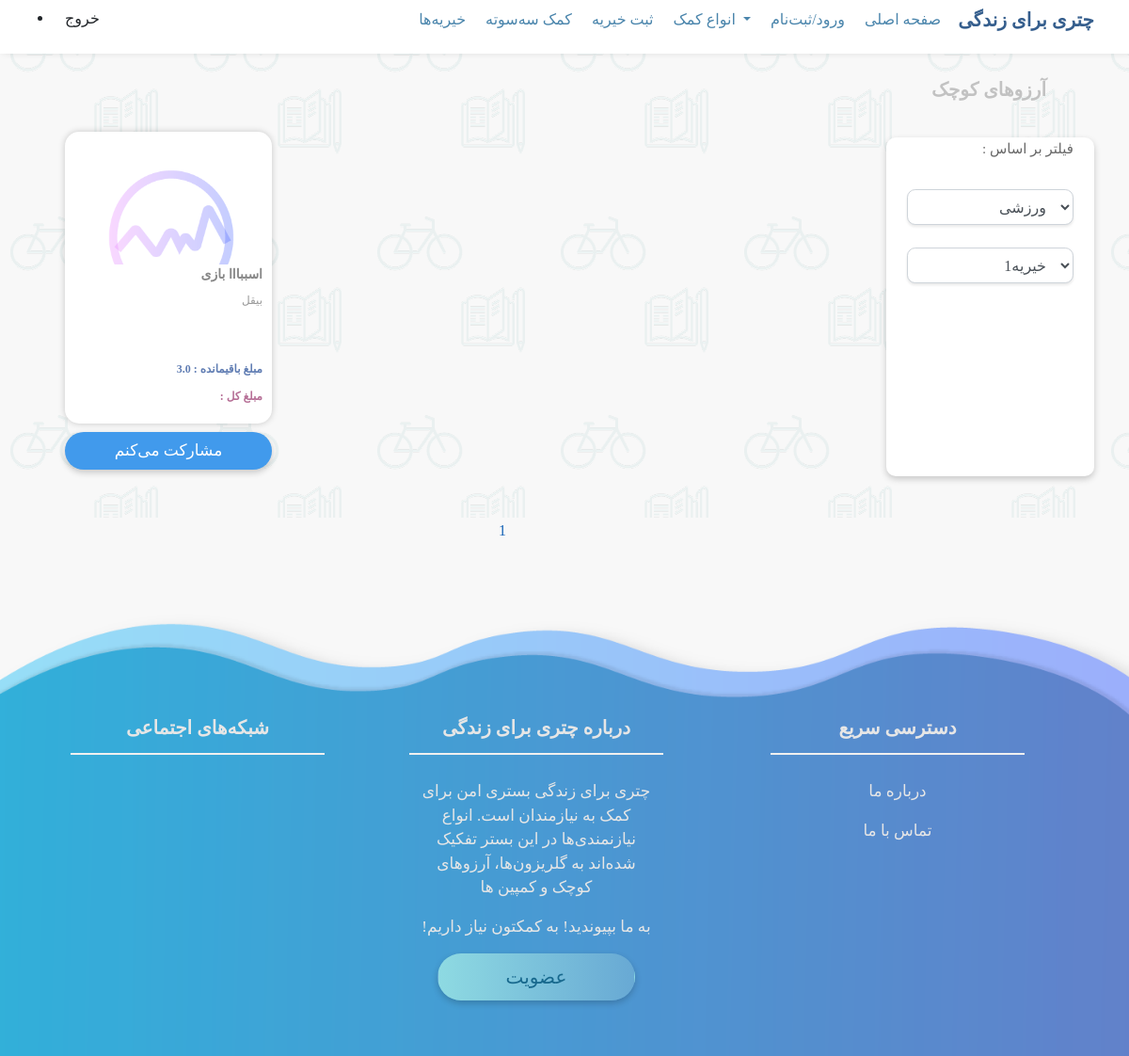
Screenshot of /charity/little_dream/ with the database file from the repository.
### charity/models.py (models this page shows, shortened)
class Project(models.Model):
    title = models.CharField(max_length=50)
    cost = models.FloatField()
    description = models.TextField()
    modir= models.ForeignKey(User, on_delete=models.CASCADE)
    projectType = models.ForeignKey(ProjectType, on_delete = models.CASCADE , default=1 )
    cration_date = models.DateField(auto_now_add=True)
    dastebandy_G=models.ForeignKey(Dastebanamdy_ch , null = True , on_delete=models.CASCADE , default="")
    dastebanamdy_LD = models.ForeignKey(Dastebanamdy_LD , null = True , on_delete=models.CASCADE , default="")
    campain_typ = models.ForeignKey(TypeCampain , null = True , on_delete=models.CASCADE , default="")
    charity = models.ForeignKey(Charity , on_delete=models.CASCADE , default="" )
    user= models.ManyToManyField(User,related_name='userPaid', through='participateProject')

### charity/views.py (the view)
def little_dream(request):
    golrizoons_list = Project.objects.filter(projectType=2)
    paginator = Paginator(golrizoons_list , 4)
    try :
        page = int(request.GET.get('page' , '1'))
    except :
        page = 1
    try :
        posts = paginator.page(page)
    except (EmptyPage , InvalidPage):
        posts = paginator.page(paginator.num_pages)
    return render (request , 'charity/little_dream.html' ,{'posts':posts} )

### charity/templates/charity/little_dream.html (shortened to what this page needs)
{% extends 'base.html' %}
{% block content %}
<div class="background_LD">
<div class="goli">
<div class="kadrcard_goli">
    <div class="titr_for_gol_campain_dream">
        <p>آرزوهای کوچک</p>
    </div ><br><br>
    {% if posts %}
        {% for post in posts.object_list %}
        <div class="totalcard">
            <div class="cardgolrizzon">
                <div class="cardgolrizzon-image">
                </div>
                <div class="cardgolrizzon-titre">
                <p>{{ post.title }}</p>
                </div>
                <div class="cardgolrizzon-sub">
                <p>{{ post.description | truncatechars:50 }}</p>
                </div>
                <div class="cardgolrizzon-price">
              {{ post.cost }} : مبلغ باقیمانده
                </div>
                <div class="cardgolrizzon-pricebaghi">
                : مبلغ کل
                </div>
            </div>
             <button type="submit" class="btn btn-sherkatmikonam  float-sm-none">مشارکت می‌کنم</button>
            </div>
        {% endfor %}
    {% endif %}
        <div class="righ_search_filter">
            <div class="righ_search_filter_in">
            <label class="labe_search" for="sel1">: فیلتر بر اساس</label>
            <br><br><select class="form-control" id="sel1" >
              <option>ورزشی</option>
            </select>
            <br><select class="form-control" id="sel1" >
                <option>خیریه1</option>
              </select>
            </div>
        </div>
</div>
<br><br>  <br><br>
<div class="pagination" id="menu">
    <ul >
    {% for pg in posts.paginator.page_range %}
        {% if posts.number == pg %}
            <li class="active"><a href="?page={{pg}}"><p>{{ pg }}</p></a></li>
        {% else %}
        <li ><a href="?page={{pg}}">{{ pg }}</a></li>
        {% endif %}
    {% endfor %}
</ul>
</div>
</div>
</div>
<br><br><br>
{% endblock %}

### assets/style.css (style rules this page uses)
html { scroll-behavior: smooth; }
html,body { margin: 0; padding: 0; }
.cardgolrizzon { width:220px; height : 310px; background-color: rgb(255, 255, 255); border-radius: 15px; box-shadow: 0px 0px 7px 0 rgba(0, 0, 0, 0.2); display: -ms-flexbox; display: flex; -ms-flex-direction: column; flex-direction: column; min-width: 0; word-wrap: break-word; padding: 10px; float: left; margin-top: 12px; }
.cardgolrizzon-image { -ms-flex-negative: 0; flex-shrink: 0; width: 100%; height: 45%; background-color: rgb(255, 255, 255); border-radius: 10px; background-image: url(pic/icone.png); background-size: cover; }
.cardgolrizzon-titre { width: 100%; height: 10%; background-color: rgb(255, 255, 255); text-align: right; font-size: 14px; font-weight: bold; color: #878787; }
.cardgolrizzon-sub { width: 100%; height: 26%; background-color: rgb(255, 255, 255); font-size: 12px; color: #999999; text-align: right; }
.cardgolrizzon-price { width: 100%; height: 10%; background-color: rgb(255, 255, 255); font-size: 12px; color: #607db3; text-align: right; font-weight: bold; }
.cardgolrizzon-pricebaghi { width: 100%; height: 10%; background-color: rgb(255, 255, 255); font-size: 12px; color: #b66f96; text-align: right; font-weight: bold; }
.totalcard { width:220px; height : 360px; background-color:none; float: left; margin-left: 21px; }
.btn-sherkatmikonam { float: left; color: #fff; background-color: #419aec; width:220px; font-size: 17px; border-radius: 20px; box-shadow: 0 3px 7px 0 rgba(0, 0, 0, 0.2); transition:all 0.3s ease; float: center; margin-top: 2.5%; height: 40px; padding-bottom: 20px; margin-bottom: -25px; }
.pagination { width: 10%; background-color: none; text-align: center; height: 20px; padding-top: 100px; margin-left: 44%; margin-top: 3%; }
#menu ul { list-style: none; margin: 0; padding: 2px; }
#menu li { display: inline-block; }
.goli { background-color: none; }
.kadrcard_goli { width: 92%; margin-left: 4%; height:390px; background-color:none; margin-top: 5%; float: left; }
a { color: #1864b6; text-decoration: none; background-color: transparent; }
.titr_for_gol_campain_dream { width: 100%; background-color: none; height: 20px; font-weight: bold; color: #c2c2c2; font-size: 20px; text-align: right; padding-right: 40px; padding-top: 20px; }
.righ_search_filter { width: 20%; height: 360px; background-color: #ffffff; margin-left: 81%; border-radius: 10px; box-shadow: 0 3px 7px 0 rgba(0, 0, 0, 0.2); }
.righ_search_filter_in { width: 80%; height: 320px; background-color: none; margin-left: 10%; border-radius: 10px; margin-top: 8%; text-align: right; }
.labe_search { text-align: right; color: #686868; font-size: 15px; }
.background_LD { background-image: url(../static/pic/back-ground-image_LD.png); background-repeat: repeat; }

### rows the page displays
Project: title "اسببااا بازی", description "بیقل", cost "3.0"

### other values shown
{{ pg }} "1"
